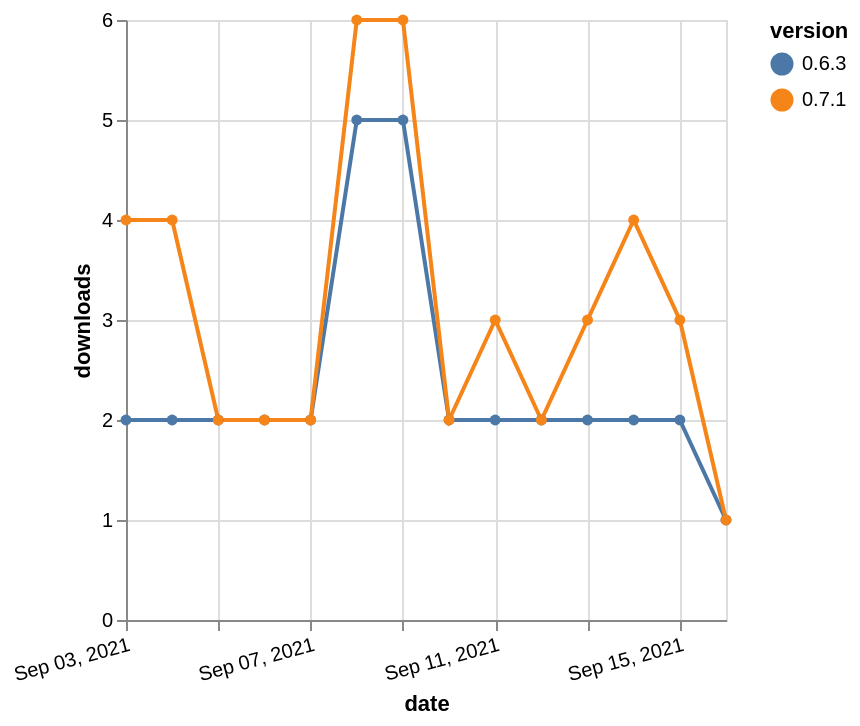

The Vega-Lite source for this figure:
### Vega-Lite specification from a JSON file in a GitHub repository (floating-point values rounded to 4 significant figures)
{"$schema": "https://vega.github.io/schema/vega-lite/v5.json", "description": "A simple bar chart with embedded data.", "data": {"values": [{"date": "2021-09-03", "total": 3801, "delta": 2, "version": "0.6.3"}, {"date": "2021-09-04", "total": 3803, "delta": 2, "version": "0.6.3"}, {"date": "2021-09-05", "total": 3805, "delta": 2, "version": "0.6.3"}, {"date": "2021-09-06", "total": 3807, "delta": 2, "version": "0.6.3"}, {"date": "2021-09-07", "total": 3809, "delta": 2, "version": "0.6.3"}, {"date": "2021-09-08", "total": 3814, "delta": 5, "version": "0.6.3"}, {"date": "2021-09-09", "total": 3819, "delta": 5, "version": "0.6.3"}, {"date": "2021-09-10", "total": 3821, "delta": 2, "version": "0.6.3"}, {"date": "2021-09-11", "total": 3823, "delta": 2, "version": "0.6.3"}, {"date": "2021-09-12", "total": 3825, "delta": 2, "version": "0.6.3"}, {"date": "2021-09-13", "total": 3827, "delta": 2, "version": "0.6.3"}, {"date": "2021-09-14", "total": 3829, "delta": 2, "version": "0.6.3"}, {"date": "2021-09-15", "total": 3831, "delta": 2, "version": "0.6.3"}, {"date": "2021-09-16", "total": 3832, "delta": 1, "version": "0.6.3"}, {"date": "2021-09-03", "total": 2801, "delta": 4, "version": "0.7.1"}, {"date": "2021-09-04", "total": 2805, "delta": 4, "version": "0.7.1"}, {"date": "2021-09-05", "total": 2807, "delta": 2, "version": "0.7.1"}, {"date": "2021-09-06", "total": 2809, "delta": 2, "version": "0.7.1"}, {"date": "2021-09-07", "total": 2811, "delta": 2, "version": "0.7.1"}, {"date": "2021-09-08", "total": 2817, "delta": 6, "version": "0.7.1"}, {"date": "2021-09-09", "total": 2823, "delta": 6, "version": "0.7.1"}, {"date": "2021-09-10", "total": 2825, "delta": 2, "version": "0.7.1"}, {"date": "2021-09-11", "total": 2828, "delta": 3, "version": "0.7.1"}, {"date": "2021-09-12", "total": 2830, "delta": 2, "version": "0.7.1"}, {"date": "2021-09-13", "total": 2833, "delta": 3, "version": "0.7.1"}, {"date": "2021-09-14", "total": 2837, "delta": 4, "version": "0.7.1"}, {"date": "2021-09-15", "total": 2840, "delta": 3, "version": "0.7.1"}, {"date": "2021-09-16", "total": 2841, "delta": 1, "version": "0.7.1"}]}, "width": "container", "mark": {"type": "line", "point": {"filled": true}}, "encoding": {"x": {"field": "date", "type": "temporal", "timeUnit": "yearmonthdate", "title": "date", "axis": {"labelAngle": -15}}, "y": {"field": "delta", "type": "quantitative", "title": "downloads"}, "color": {"field": "version", "type": "nominal"}, "tooltip": {"field": "delta"}}}
